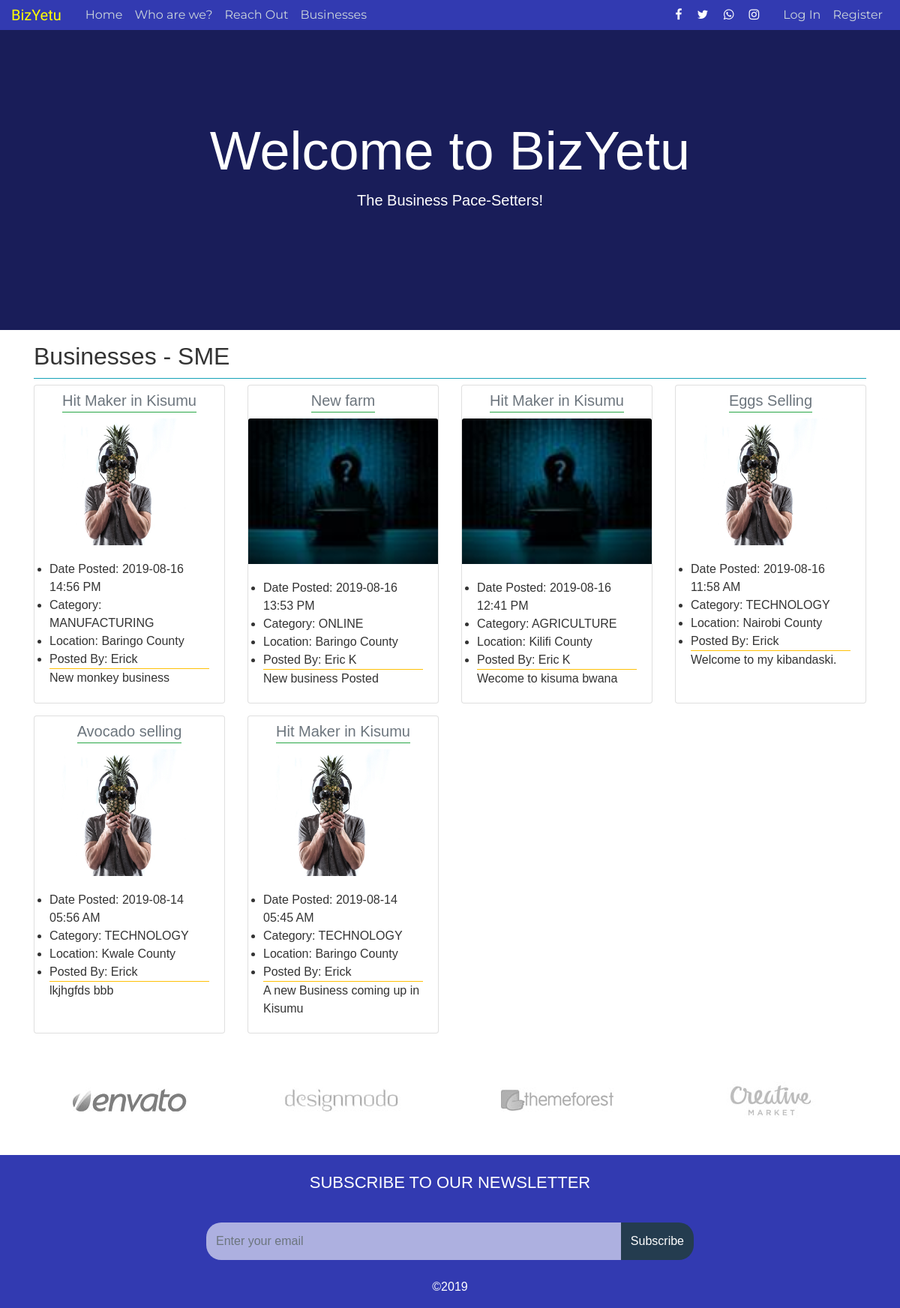
Page /home on the earlier database version.
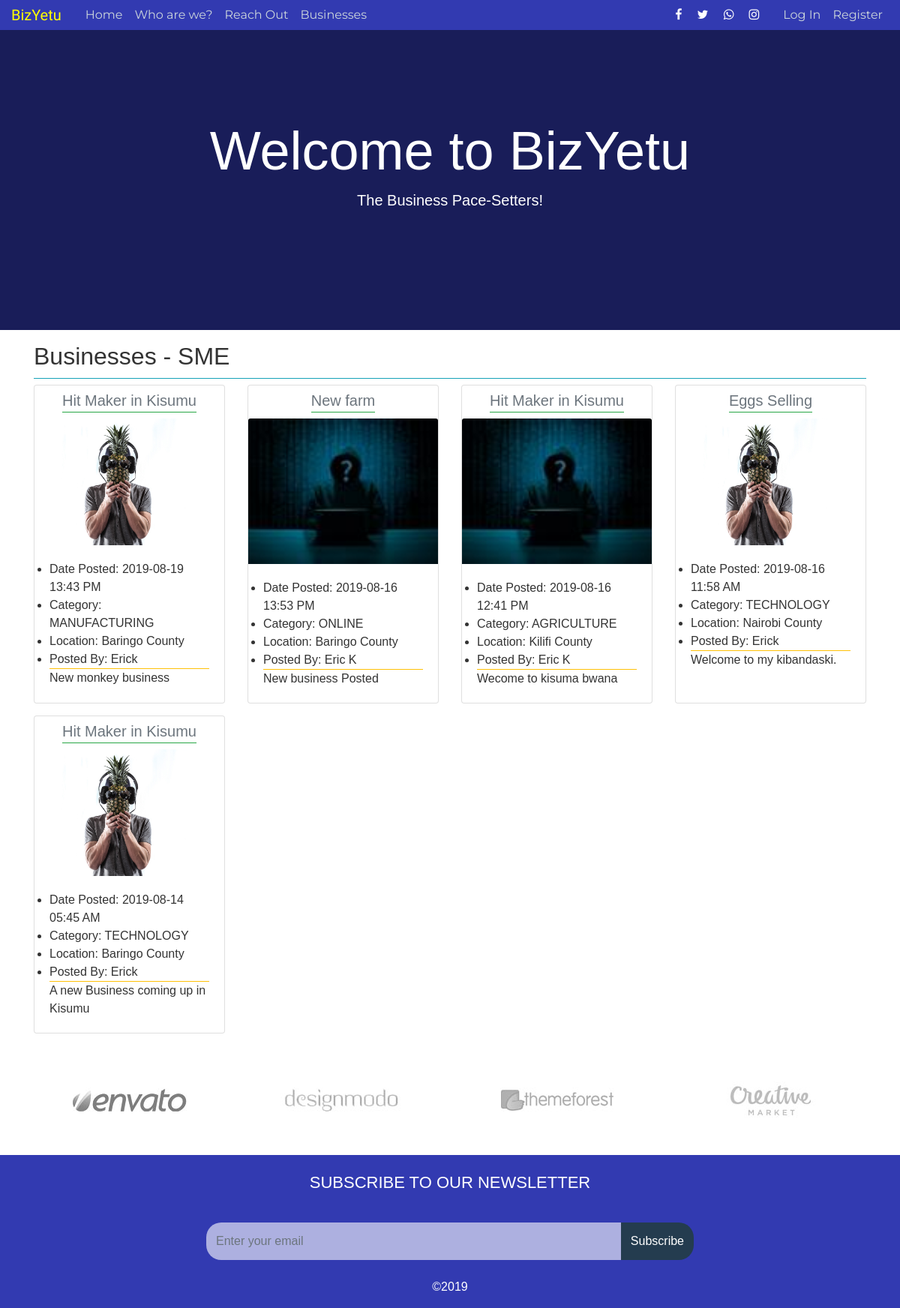
Same page on the later database version.
### flask_app/models.py (models this page shows, shortened)
class Business(db.Model, UserMixin):
    id = db.Column(db.Integer, primary_key=True)
    business_title = db.Column(db.String(100), nullable=False)
    business_description = db.Column(db.String(280), nullable=False)
    email = db.Column(db.String(100), nullable=False)
    business_image_file = db.Column(
        db.String(120), nullable=False, default='default.jpg')
    business_date_posted = db.Column(db.DateTime, nullable=False)
    business_category = db.Column(db.String(100), nullable=False)
    business_location = db.Column(db.String(100), nullable=False)
    business_tel = db.Column(db.Integer, nullable=False)
    user_id = db.Column(db.Integer, db.ForeignKey('user.id'), nullable=False)

class User(db.Model, UserMixin):
    id = db.Column(db.Integer, primary_key=True)
    username = db.Column(db.String(20), unique=True, nullable=False)
    email = db.Column(db.String(120), unique=True, nullable=False)
    user_type = db.Column(db.String(20), nullable=False)
    password = db.Column(db.String(60), nullable=False)
    user_image_file = db.Column(
        db.String(120), nullable=False, default='default.png')
    businesses = db.relationship(
        'Business', backref='business_owner', lazy=True)
    reviews = db.relationship('Review', backref='reviewer', lazy=True)

### flask_app/routes.py (the view)
@app.route('/', methods=['GET', 'POST'])
@app.route('/home', methods=['GET', 'POST'])
def home():
    businesses = Business.query.order_by(
        Business.business_date_posted.desc()).all()
    return render_template('home.html', title='Home', businesses=businesses)

### flask_app/templates/home.html
{% extends "layout.html" %}
	{% block content %}
   <section class="header-section">
      <div class="overlay"></div>
      <video playsinline="playsinline" autoplay="autoplay" muted="muted" loop="loop">
        <source src="https://storage.googleapis.com/coverr-main/mp4/Mt_Baker.mp4" type="video/mp4">
      </video>
      <div class="container h-100">
        <div class="d-flex h-100 text-center align-items-center">
          <div class="w-100 text-white">
            <h1 class="display-3">Welcome to BizYetu</h1>
            <p class="lead mb-0">The Business Pace-Setters!</p>
          </div>
        </div>
      </div>
  </section>
    <div class="container">
        <div class="border-bottom border-info pt-2">
          <h1>
            <small>Businesses - SME</small>
          </h1>
        </div>
          <div class="row mt-2">
            {% for business in businesses %}
            {% if business.business_category != 'SME' %}
                <div class="col-lg-3 col-md-4 col-sm-6 mb-3 business-cards">
                  <div class="card h-100">
                    <h5 class="card-title text-center pt-2">
                        <a href="{{ url_for('business', business_id=business.id) }}" class="text-muted  border-bottom border-success pb-1">{{ business.business_title }}</a>
                      </h5>
                    <a href="#"><img class="card-img-top" src="{{ url_for('static', filename='profile_pics/' + business.business_owner.user_image_file) }}" alt=""></a>
                    <div class="card-body">
                        <div class="post-description border-bottom border-warning">
                            <ul class="list-group">
                                <li class="list-item">Date Posted:  {{ business.business_date_posted.strftime('%Y-%m-%d %H:%M %p') }}</li>
                                <li class="list-item">Category: {{ business.business_category }}</li>
                                <li class="list-item">Location: {{ business.business_location }}</li>
                                <li class="list-item">Posted By: {{ business.business_owner.username}}</li>
                            </ul>
                        </div>
                      <p class="card-text">{{ business.business_description }}
                  </div>
                </div>
          </div>
          {% endif %}
          {% endfor %}
    </div>
  </div>
  <section class="py-5">
    <div class="container">
      <div class="row">
        <div class="col-md-3 col-sm-6">
          <a href="#">
            <img class="img-fluid d-block mx-auto" src="../static/logos/envato.jpg" alt="">
          </a>
        </div>
        <div class="col-md-3 col-sm-6">
          <a href="#">
            <img class="img-fluid d-block mx-auto" src="../static/logos/designmodo.jpg" alt="">
          </a>
        </div>
        <div class="col-md-3 col-sm-6">
          <a href="#">
            <img class="img-fluid d-block mx-auto" src="../static/logos/themeforest.jpg" alt="">
          </a>
        </div>
        <div class="col-md-3 col-sm-6">
          <a href="#">
            <img class="img-fluid d-block mx-auto" src="../static/logos/creative-market.jpg" alt="">
          </a>
        </div>
      </div>
    </div>
  </section>
    <footer>
            <div class="container-fluid text-center">
                <section class="home-newsletter pt-4">
                    <div class="container">
                        <div class="row">
                            <div class="col-sm-12">
                                <div class="single">
                                    <h2>Subscribe to our Newsletter</h2>
                                    <div class="input-group">
                                         <input type="email" class="form-control" placeholder="Enter your email">
                                         <span class="input-group-btn">
                                         <button class="btn btn-theme" type="submit">Subscribe</button>
                                         </span>
                                    </div>
                                </div>
                                <div style="color: white" class="pt-4">
                                    <p>&copy;<script type="text/javascript">document.write(new Date().getFullYear());</script></p>
                                </div>
                            </div>
                        </div>
                    </div>
                </section>
            </div>
        </footer>
	{% endblock content%}

### flask_app/templates/layout.html (shortened to what this page needs)
<!DOCTYPE html>
<html>
<head>
    <link rel="stylesheet" href="https://maxcdn.bootstrapcdn.com/bootstrap/4.0.0/css/bootstrap.min.css">
    <link rel="stylesheet" href="https://cdnjs.cloudflare.com/ajax/libs/font-awesome/4.7.0/css/font-awesome.min.css">
	<link rel="stylesheet" type="text/css" href="{{ url_for('static', filename='custom.css') }}">
</head>
<body>
	<header class="site-header">
	  <nav class="navbar navbar-expand-md navbar-dark bg-steel fixed-top">
	    <div class="container-fluid">
	      <a class="navbar-brand mr-4" href="/">BizYetu</a>
	      <div class="collapse navbar-collapse" id="navbarToggle">
	        <div class="navbar-nav mr-auto">
	          <a class="nav-item nav-link" href="{{ url_for('home') }}">Home</a>
	          <a class="nav-item nav-link" href="{{ url_for('about') }}">Who are we?</a>
	          <a class="nav-item nav-link" href="#">Reach Out</a>
	          <a class="nav-item nav-link" href="{{ url_for('businesses') }}">Businesses</a>
	        </div>
	        <div class="navbar-nav">
	        	<div class="nav-item nav-link social-links">
	        		<a href="#" class="fa fa-facebook mr-3"></a>
	        		<a href="#" class="fa fa-twitter mr-3"></a>
	        		<a href="#" class="fa fa-whatsapp mr-3"></a>
	        		<a href="#" class="fa fa-instagram mr-3"></a>
	        	</div>
	        		{% if current_user.is_authenticated %}
	        			    	<a class="nav-item nav-link" href="{{ url_for('account') }}">Profile</a>
					        	<div class="dropdown">
									  <a class="nav-item nav-link dropdown-toggle text-warning" id="dropdownMenuButton" data-toggle="dropdown" aria-haspopup="true" aria-expanded="false">{{ current_user.username }}</a>
									  <div class="dropdown-menu" aria-labelledby="dropdownMenuButton">
									  	<a class="dropdown-item" href="{{ url_for('logout') }}">Log <i class="fa fa-sign-out"></i></a>
									  </div>
								</div>
	        		{% else %}
		        		<a class="nav-item nav-link" href="{{ url_for('login') }}">Log In </a>
		        		<a class="nav-item nav-link" href="{{ url_for('register') }}" >Register</a>
		        	{% endif %}
	        </div>
	      </div>
	    </div>
	  </nav>
	</header>
	<main >
	    {% block content %}{% endblock %}
	</main>
</body>
</html>

### flask_app/static/custom.css (style rules this page uses)
body { color: #333333; margin-top: 0rem; overflow-x: hidden; font-family: Gotham,Arial,Helvetica Neue,Helvetica,sans-serif;; }
h2, h3, h4, h5, h6 { color: #444444; }
.navbar-brand { color: #ffff00 !important; font-family: 'Kaushan Script', -apple-system, BlinkMacSystemFont, 'Segoe UI', Roboto, 'Helvetica Neue', Arial, sans-serif, 'Apple Color Emoji', 'Segoe UI Emoji', 'Segoe UI Symbol', 'Noto Color Emoji'; }
.bg-steel, footer { background-color: #323ab1; padding: 0px; }
.site-header .navbar-nav .nav-link { color: #cbd5db; font-family: 'Montserrat', -apple-system, BlinkMacSystemFont, 'Segoe UI', Roboto, 'Helvetica Neue', Arial, sans-serif, 'Apple Color Emoji', 'Segoe UI Emoji', 'Segoe UI Symbol', 'Noto Color Emoji'; }
.social-links a { color: white; }
.home-newsletter .single { max-width: 650px; margin: 0 auto; text-align: center; position: relative; z-index: 2; }
.home-newsletter .single h2 { font-size: 22px; color: white; text-transform: uppercase; margin-bottom: 40px; }
.home-newsletter .single .form-control { height: 50px; background: rgba(255, 255, 255, 0.6); border-color: transparent; border-radius: 20px 0 0 20px; }
.home-newsletter .single .btn { min-height: 50px; border-radius: 0 20px 20px 0; background: #243c4f; color: #fff; }
.header-section { position: relative; background-color: black; height: 55vh; min-height: 25rem; width: 100%; overflow: hidden; }
.header-section video { position: absolute; top: 50%; left: 50%; min-width: 100%; min-height: 100%; width: auto; height: auto; z-index: 0; -ms-transform: translateX(-50%) translateY(-50%); -moz-transform: translateX(-50%) translateY(-50%); -webkit-transform: translateX(-50%) translateY(-50%); transform: translateX(-50%) translateY(-50%); }
.header-section .container { position: relative; z-index: 2; }
.header-section .overlay { position: absolute; top: 0; left: 0; height: 100%; width: 100%; background-color: #323ab1; opacity: 0.5; z-index: 1; }

Differences in the rows shown:
removed Business: business_title "Avocado selling", user_image_file (placeholder picture), business_date_posted "2019-08-14 05:56 AM", business_category "TECHNOLOGY", business_location "Kwale County", business_owner.username "Erick", business_description "lkjhgfds bbb"
changed Business "MANUFACTURING": business_date_posted "2019-08-16 14:56 PM" → "2019-08-19 13:43 PM"
